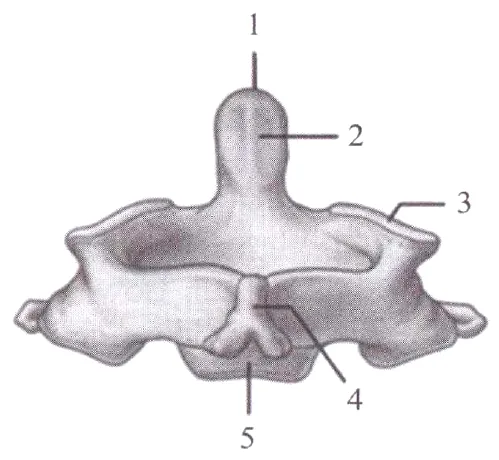
#> input picture data/img/ant/t01_aksis.webp, 499 x 460 px, found by its file name; its folder holds only this picture in this run
$ python bold.py
#> lines starting #> are read from the running program, lines starting #| are printed output that depends on the picture; after the words box and inside, x2 and y2 are one past the last pixel; in counts of white or black regions, pixels touching at a corner belong together
# bold.py — qalin to'q (o'zbekcha) yozuv qatorlarini topadi -> bd/<name>.json
import sys, glob, os, json
import numpy as np, cv2
from PIL import Image
R = "/home/claude/medatlas-"
os.makedirs("bd", exist_ok=True)
LT = int(os.environ.get("LT", 75)); OP = int(os.environ.get("OP", 2))
def detect(name):
#> called with name = 't01_aksis'
    im = Image.open(f"{R}/data/img/ant/{name}.webp").convert("RGB")
#> im is the input picture: PIL image 499x460 RGB; mean R, G, B 233.5, 231.7, 233.6
    a = np.asarray(im).astype(int); H, W = a.shape[:2]
#> after `H, W = a.shape[:2]`: H = 460; W = 499
    luma = (a[..., 0] * 299 + a[..., 1] * 587 + a[..., 2] * 114) // 1000
    sat = a.max(axis=2) - a.min(axis=2)
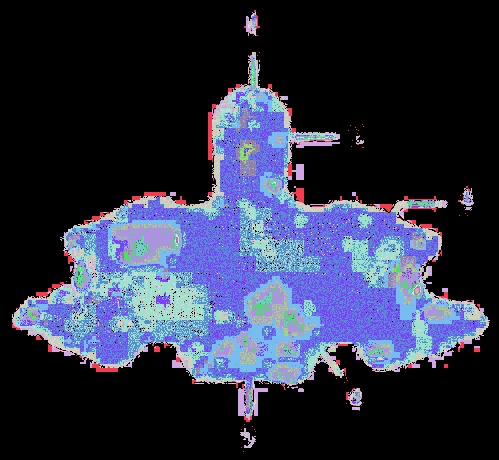
#> sat: shape (460, 499) int64; 24 distinct labels, from 0 to 25; one colour per label, 0 black
    r_, g_, b_ = a[..., 0], a[..., 1], a[..., 2]
    m = (((luma < LT) & (sat < 90)) | ((b_ - r_ >= 25) & (b_ - g_ >= 12) & (luma < 150))).astype(np.uint8)
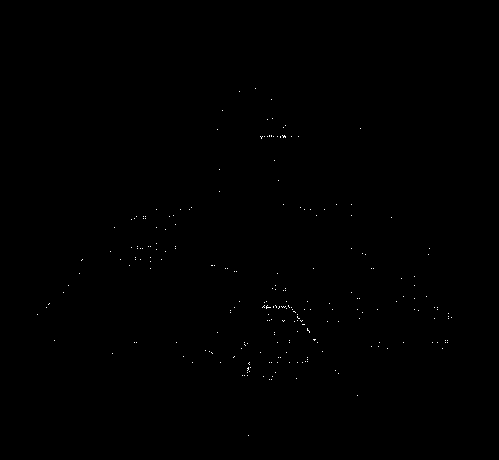
#> m: shape (460, 499); values 0 (black) and 1 (white), 0.13% white in thin lines or dots, all inside (x1, y1, x2, y2) = (37, 88, 452, 436)
    m = cv2.morphologyEx(m, cv2.MORPH_OPEN, np.ones((OP, OP), np.uint8))
#> m: shape (460, 499); every value is 0
    n, lab, st, _ = cv2.connectedComponentsWithStats(m, 8)
#> lab: shape (460, 499) int32; every value is 0
#> n = 1; st = [[0, 0, 499, 460, 229540]]
    gl = np.zeros_like(m)
    for i in range(1, n):
        x, y, w, h, area = st[i]
        if 3 <= h <= 18 and w <= 120 and area >= 4 and not (w > 6 * h and h <= 3): gl[lab == i] = 1
    md = cv2.dilate(gl, cv2.getStructuringElement(cv2.MORPH_RECT, (9, 1)))
    n2, lab2, st2, _ = cv2.connectedComponentsWithStats(md, 8)
#> n2 = 1; st2 = [[0, 0, 499, 460, 229540]]
    lines = []
    for i in range(1, n2):
        x, y, w, h, area = st2[i]
        sub = (lab2[y:y+h, x:x+w] == i) & (gl[y:y+h, x:x+w] == 1)
        ys, xs = np.nonzero(sub)
        x0, x1, y0, y1 = x + xs.min(), x + xs.max(), y + ys.min(), y + ys.max()
        bw, bh = x1 - x0 + 1, y1 - y0 + 1
        if bh < 5 or bh > 20 or bw < 2.2 * bh: continue
        # nechta glif
        ng = cv2.connectedComponents(sub.astype(np.uint8))[0] - 1
        if ng < 3: continue
        X0, Y0, X1, Y1 = max(0, x0-3), max(0, y0-3), min(W-1, x1+3), min(H-1, y1+3)
        ring = np.concatenate([luma[Y0, X0:X1+1], luma[Y1, X0:X1+1], luma[Y0:Y1+1, X0], luma[Y0:Y1+1, X1]])
        bg = int(np.median(ring))
        if bg < 180: continue
        lines.append({"box": [int(x0), int(y0), int(x1), int(y1)], "bg": bg, "ng": int(ng)})
#> after the loop, lines = []
    lines.sort(key=lambda l: (l["box"][1], l["box"][0]))
    return W, H, lines
if __name__ == "__main__":
    names = sys.argv[1:] or sorted(os.path.basename(p)[:-5] for p in glob.glob(f"{R}/data/img/ant/*.webp"))
    for nm in names:
        W, H, L = detect(nm)
#> W = 499; H = 460; L = []
        json.dump({"W": W, "H": H, "lines": L}, open(f"bd/{nm}.json", "w"))
        print(nm, W, H, len(L))
#| t01_aksis 499 460 0

$ run again, on data/img/ant/t02_I_II_qovurga.webp
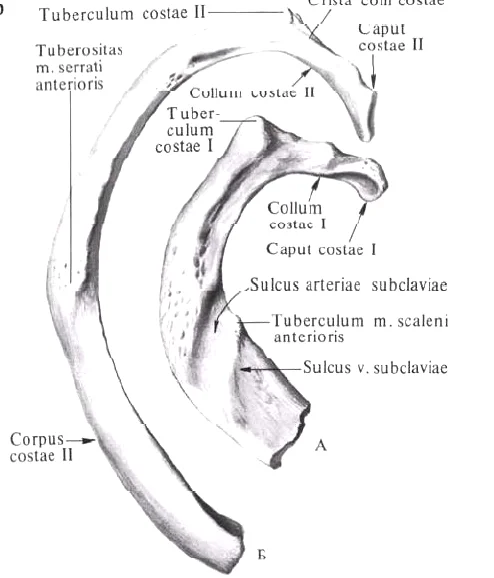
#> input picture data/img/ant/t02_I_II_qovurga.webp, 494 x 578 px, found by its file name
#> in detect, im is the input picture: PIL image 494x578 RGB; mean R, G, B 243, 242.6, 243
#> sat: shape (578, 494) int64; 12 distinct labels, from 0 to 11
#> in detect, `m = cv2.morphologyEx(m, cv2.MORPH_OPEN, np.ones((OP, OP), np.uint8))`:
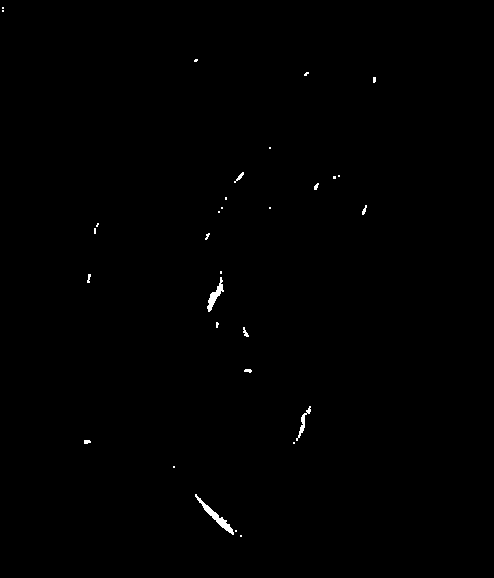
#> m: shape (578, 494); values 0 (black) and 1 (white), 0.33% white; 31 white regions (21 under 20 px), largest, box (x1, y1, x2, y2) and area: (195, 494, 234, 535) 278, (207, 277, 224, 312) 194, (296, 406, 311, 441) 115
#> lab: shape (578, 494) int32; 32 distinct labels, from 0 to 31
#> n = 32; st = 32 rows, first 6: [0, 0, 494, 578, 284604], [2, 7, 2, 2, 4], [2, 10, 2, 2, 4], [194, 59, 4, 3, 10], [304, 72, 5, 4, 13], [373, 77, 3, 6, 17]
#> the loop in detect, `for i in range(1, n):` made 31 passes
#> (x, y, w, h, area) on passes 7, 10, 12, 20, 21, 23, 24, 25: (234, 172, 10, 11, 35), (314, 183, 5, 7, 22), (362, 205, 5, 10, 26), (87, 274, 4, 9, 23), (207, 277, 17, 35, 194), (243, 327, 6, 10, 30), (244, 369, 8, 4, 24), (296, 406, 15, 35, 115)
#> in detect, `md = cv2.dilate(gl, cv2.getStructuringElement(cv2.MORPH_RECT, (9, 1)))`:
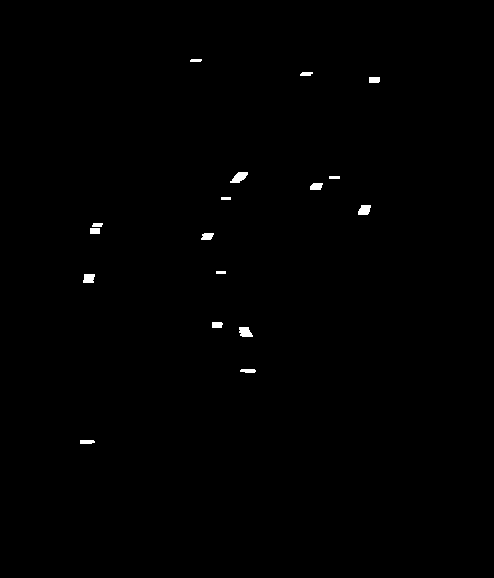
#> md: shape (578, 494); values 0 (black) and 1 (white), 0.38% white; 17 white regions, largest, box (x1, y1, x2, y2) and area: (230, 172, 248, 183) 123, (239, 327, 253, 337) 110, (358, 205, 371, 215) 106
#> lab2: shape (578, 494) int32; 18 distinct labels, from 0 to 17
#> n2 = 18; st2 = 18 rows, first 6: [0, 0, 494, 578, 284435], [190, 59, 12, 3, 34], [300, 72, 13, 4, 45], [369, 77, 11, 6, 65], [230, 172, 18, 11, 123], [329, 176, 11, 3, 33]
#> the loop in detect, `for i in range(1, n2):` made 17 passes
#> (x, y, w, h, area, x0, x1, y0) on passes 3, 4, 6, 8, 11, 13, 15, 16: (369, 77, 11, 6, 65, 373, 375, 77), (230, 172, 18, 11, 123, 234, 243, 172), (310, 183, 13, 7, 78, 314, 318, 183), (358, 205, 13, 10, 106, 362, 366, 205), (201, 233, 13, 7, 74, 205, 209, 233), (83, 274, 12, 9, 95, 87, 90, 274), (239, 327, 14, 10, 110, 243, 248, 327), (240, 369, 16, 4, 56, 244, 251, 369)
#> after the loop in detect, `for i in range(1, n2):`: lines = []
#> `W, H, L = detect(nm)`: W = 494; H = 578; L = []
#| t02_I_II_qovurga 494 578 0
